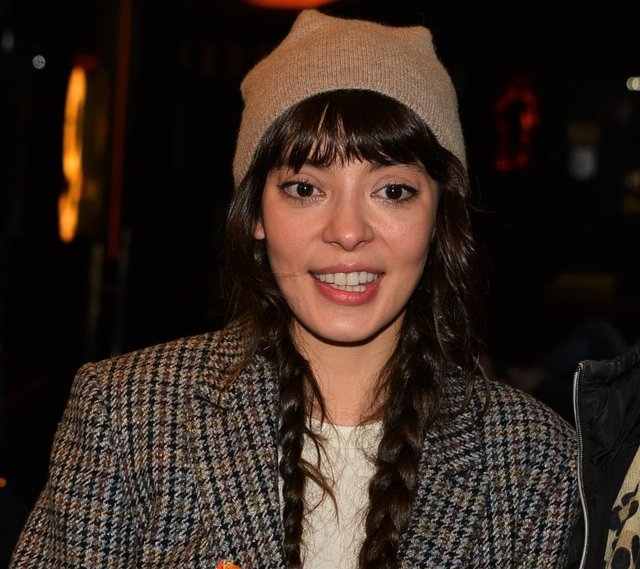
#> input picture OpenCVde_Goruntu_Isleme/Image_Contours/image.jpg, 640 x 569 px, found by its file name
$ python Image_Contours.py
#> lines starting #> are read from the running program, lines starting #| are printed output that depends on the picture; after the words box and inside, x2 and y2 are one past the last pixel; in counts of white or black regions, pixels touching at a corner belong together
#> further down, src is the input picture: shape (569, 640, 3); mean B, G, R 31.8, 40, 53.6
#########################################
#  IMAGE CONTOURS (GÖRÜNTÜ KONTURLARI)
#########################################

import cv2 as cv

def threshold_demo(image):
    dst = cv.GaussianBlur(image, (3, 3), 0)
    gray = cv.cvtColor(dst, cv.COLOR_BGR2GRAY)
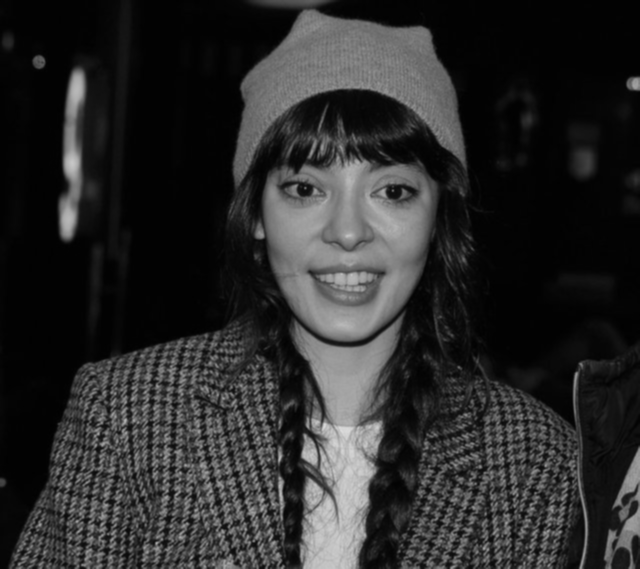
#> gray: shape (569, 640); min 1, max 219, mean 43.2
    ret, binary = cv.threshold(gray, 0, 255, cv.THRESH_OTSU | cv.THRESH_BINARY)
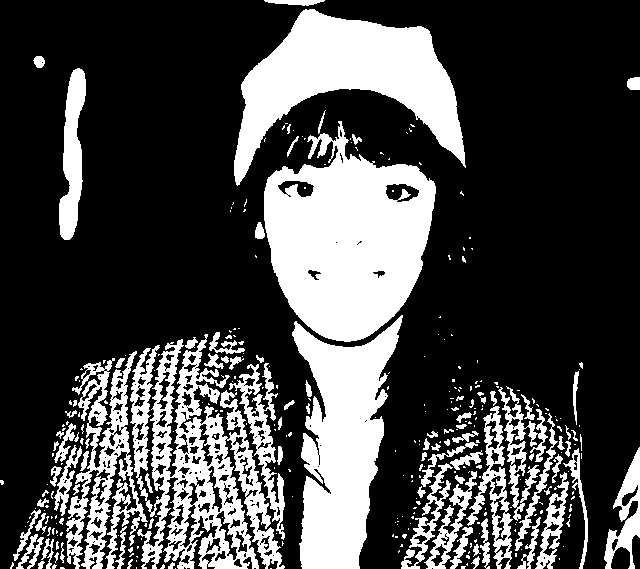
#> binary: shape (569, 640); 28.5% white; 327 white regions (233 under 20 px), largest, box (x1, y1, x2, y2) and area: (264, 121, 436, 342) 24190, (234, 9, 466, 186) 17394, (292, 315, 403, 569) 16097
#> ret = 64
    cv.imshow("binary", binary)
    return binary

def canny_demo(image):
    t = 100
    canny_output = cv.Canny(image, t, t* 2)
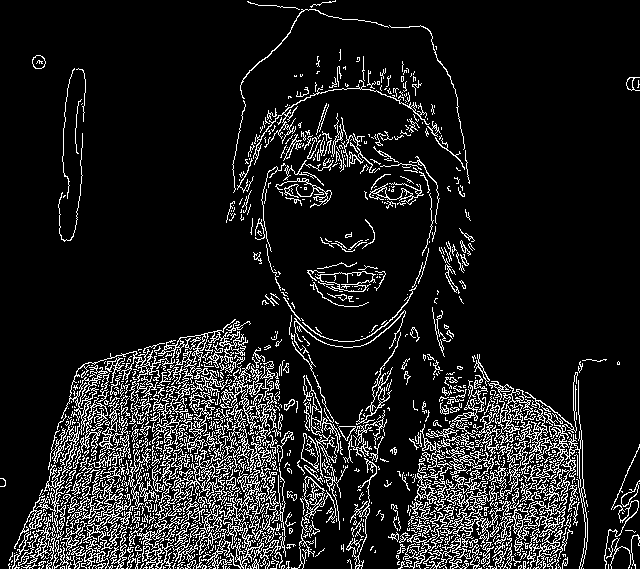
#> canny_output: shape (569, 640); 11.8% white in thin lines or dots
    cv.imshow("canny_output", canny_output)
    return canny_output

src = cv.imread("Image_Contours/image.jpg")
cv.namedWindow("input", cv.WINDOW_AUTOSIZE)
cv.imshow("input", src)
cv.waitKey(1)

binary = threshold_demo(src)

canny = canny_demo(src)

contours, hierarchy = cv.findContours(canny, cv.RETR_TREE, cv.CHAIN_APPROX_SIMPLE)
#> contours = 2333 contours, 2061 with area under 20; largest, box (x1, y1, x2, y2) and area: (476, 372, 588, 569) 2261, (199, 460, 286, 569) 1817, (61, 319, 248, 435) 1016, (74, 478, 135, 550) 977, (153, 389, 222, 503) 868

for c in range(len(contours)):
    cv.drawContours(src, contours, c, (0, 0, 255), 2, 8)
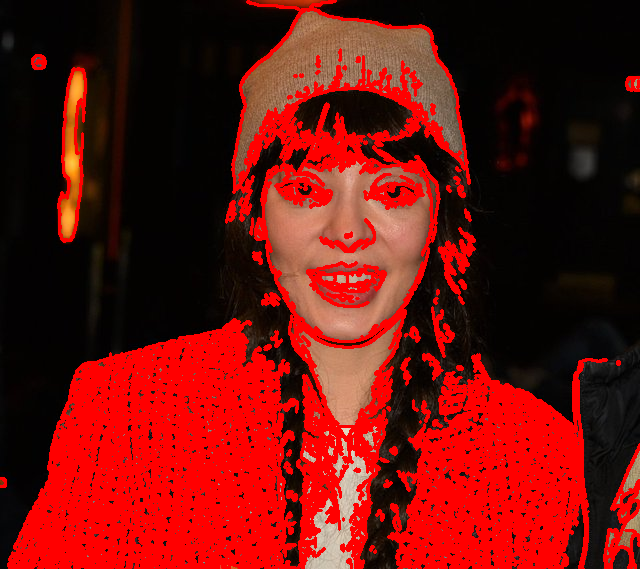
#> src: shape (569, 640, 3); mean B, G, R 13.1, 18, 107.8

cv.imshow("contours-demo", src)
cv.waitKey(1)
